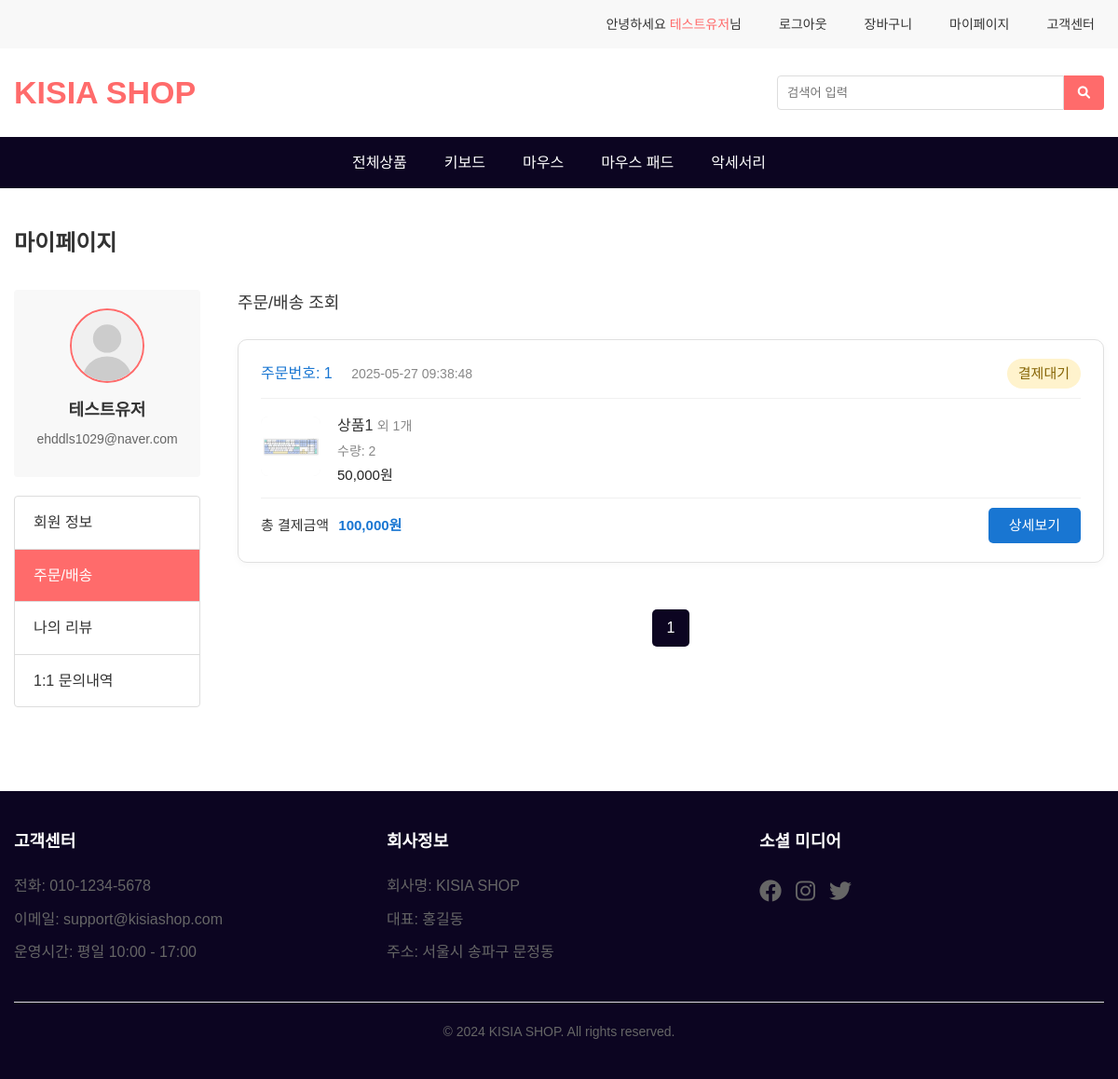
Screenshot of /mainmenu/mypage.php?tab=mypage_order.php (signed in) with the database file from the repository.
### tables this page shows
CREATE TABLE orders (
  id INT PRIMARY KEY AUTO_INCREMENT,            
  user_id INT,                         
  user_name VARCHAR(100),                       

  order_amount INT NOT NULL,                    
  order_status ENUM('pending', 'paid', 'cancelled') DEFAULT 'pending',  
  payment_method ENUM('bank_transfer', 'point') NOT NULL,  

  depositor_name VARCHAR(100),                  
  bank_name VARCHAR(100),                       
  deposit_confirmed BOOLEAN DEFAULT FALSE,      
  deposit_confirmed_at DATETIME NULL,           

  receiver_name VARCHAR(100),                   
  receiver_phone VARCHAR(20),                   
  receiver_email VARCHAR(100),                  
  receiver_address VARCHAR(255),                
  receiver_postcode VARCHAR(10),                      
  receiver_address_detail VARCHAR(255),               
  delivery_memo VARCHAR(255),               

  order_created_at DATETIME DEFAULT NOW(),       
  FOREIGN KEY (user_id) REFERENCES users(id) ON DELETE SET NULL
);

### mainmenu/queries/get_header_session.php (called while the page is built, shortened)
<?php
    $name = $_SESSION['name'] ?? '';
    $email = $_SESSION['email'] ?? '';
?>

### mainmenu/queries/get_mypage_order_list.php (called while the page is built, shortened)
<?php
    require_once '/var/www/html/mainmenu/common/db.php';
    $userId = $_SESSION['id'];
    $page = isset($_GET['page']) ? (int)$_GET['page'] : 1;
    $items_per_page = 3;
    $offset = ($page - 1) * $items_per_page;
    $sql = "
        SELECT
            o.*,
            oi.id as order_item_id,
            oi.product_id,
            oi.product_name,
            oi.product_image_url,
            oi.quantity,
            oi.price,
            item_count_table.item_count
        FROM orders o
        JOIN (
            SELECT * FROM order_items oi1
            WHERE (SELECT COUNT(*) FROM order_items oi2 WHERE oi2.order_id = oi1.order_id AND oi2.id < oi1.id) = 0
        ) oi ON o.id = oi.order_id
        JOIN (
            SELECT order_id, COUNT(*) as item_count
            FROM order_items
            GROUP BY order_id
        ) item_count_table ON o.id = item_count_table.order_id
        WHERE o.user_id = ?
        ORDER BY o.id DESC
        LIMIT ?, ?
    ";
    $stmt = mysqli_prepare($conn, $sql);
    mysqli_stmt_bind_param($stmt, "iii", $userId, $offset, $items_per_page);
    mysqli_stmt_execute($stmt);
    $result = mysqli_stmt_get_result($stmt);
    $orders = mysqli_fetch_all($result, MYSQLI_ASSOC);
    $count_sql = "SELECT COUNT(*) as total FROM orders WHERE user_id = ?";
    $stmt_count = mysqli_prepare($conn, $count_sql);
    mysqli_stmt_bind_param($stmt_count, "i", $userId);
    mysqli_stmt_execute($stmt_count);
    $result_count = mysqli_stmt_get_result($stmt_count);
    $total_row = mysqli_fetch_assoc($result_count);
    $total_items = (int)$total_row['total'];
    $total_pages = ceil($total_items / $items_per_page);
?>

### mainmenu/mypage_order.php (the view, shortened to what this page needs)
<?php include 'queries/get_mypage_order_list.php'; ?>
<div class="container">
    <div class="mypage-container">
        <h2 class="page-title">마이페이지</h2>
        <div class="mypage-content">
            <div class="mypage-sidebar">
                <div class="profile-section">
                    <div class="profile-image">
                        <img src="profile/default-profile.svg" alt="프로필 이미지">
                    </div>
                    <div class="profile-info">
                        <h3 class="profile-name"><?php echo $name; ?></h3>
                        <p class="profile-email"><?php echo $email; ?></p>
                    </div>
                </div>
                <ul class="mypage-menu">
                    <li><a href="mypage.php?tab=mypage_profile.php" data-section="profile-edit-section">회원 정보</a></li>
                    <li><a href="mypage.php?tab=mypage_order.php" data-section="order-section" class="active">주문/배송</a></li>
                    <li><a href="mypage.php?tab=mypage_review.php" data-section="review-section">나의 리뷰</a></li>
                    <li><a href="mypage.php?tab=mypage_inquiry.php" data-section="inquiry-section">1:1 문의내역</a></li>
                </ul>
            </div>
            <div class="mypage-section" id="order-section">
                <h3>주문/배송 조회</h3>
                <div class="order-list">
                    <?php if (empty($orders)) : ?>
                    <div class="empty-list">
                        <i class="fas fa-box-open"></i>
                        <p>주문 내역이 없습니다.</p>
                    </div>
                    <?php else : ?>
                    <?php foreach ($orders as $order) : ?>
                    <div class="order-item">
                        <div class="order-header">
                            <div>
                                <span class="order-num">주문번호: <?php echo $order['id']; ?></span>
                                <span class="order-date"><?php echo $order['order_created_at']; ?></span>
                            </div>
                            <?php if ($order['order_status'] == 'pending') : ?>
                                <span class="order-status status-pending">결제대기</span>
                            <?php elseif ($order['order_status'] == 'paid') : ?>
                                <span class="order-status status-paid">결제완료</span>
                            <?php elseif ($order['order_status'] == 'cancelled') : ?>
                                <span class="order-status status-cancelled">주문취소</span>
                            <?php endif; ?>
                        </div>
                        <div class="order-products">
                            <div class="product-thumb">
                                <img src="/<?php echo $order['product_image_url']; ?>" alt="상품이미지">
                            </div>
                            <div class="product-info">
                                <div class="product-name">
                                    <?php echo $order['product_name']; ?>
                                    <?php if ($order['item_count'] > 1): ?>
                                        <span style="color:#888; font-size:14px;">
                                            외 <?php echo $order['item_count'] - 1; ?>개
                                        </span>
                                    <?php endif; ?>
                                </div>
                                <div class="product-option">수량: <?php echo $order['quantity']; ?></div>
                                <div class="product-price"><?php echo number_format($order['price']); ?>원</div>
                            </div>
                        </div>
                        <div class="order-footer">
                            <div class="order-total">
                                총 결제금액 <span><?php echo number_format($order['order_amount']); ?>원</span>
                            </div>
                            <?php if ($order['order_status'] !== 'cancelled') : ?>
                                <a href="order_detail.php?order_id=<?php echo $order['id']; ?>" class="btn-detail">상세보기</a>
                            <?php endif; ?>
                        </div>
                    </div>
                    <?php endforeach; ?>
                    <?php endif; ?>
                </div>
                <div class="pagination" id="pagination">
                    <?php
                        for ($i = 1; $i <= $total_pages; $i++) {
                            $active = $i == $page ? 'active' : '';
                            echo "<a href='?page=$i' class='$active'>$i</a>";
                        }
                    ?>
                </div>
            </div>
        </div>
    </div>
</div>

### mainmenu/css/style.css (style rules this page uses)
* { margin: 0; padding: 0; box-sizing: border-box; }
body { font-family: 'Noto Sans KR', sans-serif; line-height: 1.6; color: #333; }
.container { max-width: 1200px; margin: 0 auto; padding: 0 15px; }
a { text-decoration: none; color: inherit; }
ul { list-style: none; }

### mainmenu/css/mypage.css (style rules this page uses)
.mypage-container { padding: 40px 0; }
.page-title { margin-bottom: 30px; font-size: 24px; font-weight: 700; }
.mypage-content { display: flex; gap: 40px; }
.mypage-sidebar { width: 200px; flex-shrink: 0; }
.profile-section { background-color: #f8f8f8; border-radius: 4px; padding: 20px; margin-bottom: 20px; text-align: center; }
.profile-image { width: 80px; height: 80px; margin: 0 auto 15px; border-radius: 50%; overflow: hidden; border: 2px solid #ff6b6b; }
.profile-image img { width: 100%; height: 100%; object-fit: cover; }
.profile-info { margin-bottom: 10px; }
.profile-name { font-size: 18px; font-weight: 700; margin-bottom: 5px; color: #333; }
.profile-email { font-size: 14px; color: #666; }
.mypage-menu { list-style: none; padding: 0; margin: 0; border: 1px solid #ddd; border-radius: 4px; }
.mypage-menu li { border-bottom: 1px solid #ddd; }
.mypage-menu li:last-child { border-bottom: none; }
.mypage-menu a { display: block; padding: 15px 20px; color: #333; text-decoration: none; transition: all 0.3s ease; }
.mypage-menu a.active { background-color: #ff6b6b; color: white; }
.mypage-section { flex: 1; }
.mypage-section h3 { margin-bottom: 20px; font-size: 18px; font-weight: 500; }
.order-list { margin-top: 24px; }
.order-item { border: 1px solid #e0e0e0; border-radius: 10px; margin-bottom: 24px; background: #fff; padding: 20px 24px; box-shadow: 0 2px 8px rgba(0,0,0,0.03); }
.order-header { display: flex; justify-content: space-between; align-items: center; border-bottom: 1px solid #f0f0f0; padding-bottom: 10px; margin-bottom: 16px; }
.order-num { font-weight: 500; color: #1976d2; margin-right: 16px; }
.order-date { color: #888; font-size: 14px; }
.order-status { font-size: 15px; font-weight: 500; padding: 4px 12px; border-radius: 16px; background: #e3f2fd; color: #1976d2; }
.order-products { display: flex; align-items: center; gap: 18px; margin-bottom: 12px; }
.product-thumb img { width: 64px; height: 64px; object-fit: cover; border-radius: 8px; background: #f4f4f4; }
.product-info { flex: 1; }
.product-name { font-size: 16px; font-weight: 500; margin-bottom: 4px; }
.product-option { color: #888; font-size: 14px; margin-bottom: 2px; }
.product-price { color: #222; font-size: 15px; font-weight: 500; }
.order-footer { display: flex; justify-content: space-between; align-items: center; border-top: 1px solid #f0f0f0; padding-top: 10px; margin-top: 10px; }
.order-total { font-size: 15px; color: #333; }
.order-total span { font-weight: 700; color: #1976d2; margin-left: 6px; }
.btn-detail { background: #1976d2; color: #fff; padding: 7px 22px; border-radius: 5px; text-decoration: none; font-size: 15px; transition: background 0.2s; }
.status-pending { background-color: #fff3cd; color: #856404; }
.pagination { display: flex ; justify-content: center; align-items: center; gap: 10px; margin: 50px 0; }
.pagination a { display: inline-flex ; align-items: center; justify-content: center; width: 40px; height: 40px; border-radius: 5px; background-color: white; color: #333; text-decoration: none; transition: all 0.3s; }
.pagination a.active { background-color: #0c0521; color: white; }

### mainmenu/common/footer.php (style rules this page uses)
.container { max-width: 1200px; margin: 0 auto; padding: 0 15px; }

### rows the page displays
orders: id "1", order_created_at "2025-05-27 09:38:48", order_status "결제대기", product_name "상품1", item_count "1", quantity "2", price "50,000", order_amount "100,000"

### other values shown
$name "테스트유저"
$email "ehddls1029@naver.com"
